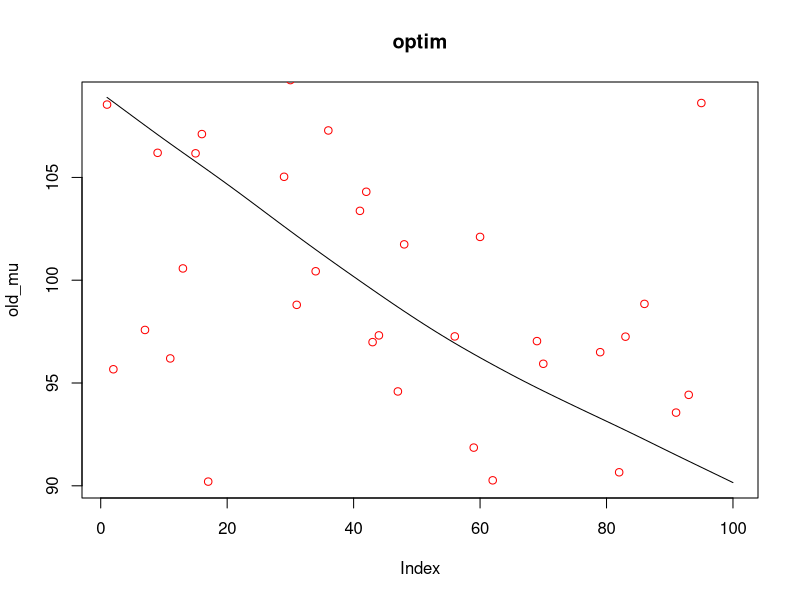

Recreate this plot in R.
## ---- chunk 1
knitr::opts_chunk$set(echo = TRUE)
## ---- chunk 2
if(!require(Deriv)){install.packages("Deriv")};library(Deriv)
if(!require(evd)){install.packages("evd")};library(evd)

# optim control
optim_controlList = list()
optim_controlList$maxit = 1e+3
## ---- chunk 3
#z_function
func_z <- function(dmatrix,mu,u,lam,rho)
{
  z = ifelse(abs(dmatrix %*% mu + u) > (lam/rho) ,
             (dmatrix %*% mu) + u - sign(u + (dmatrix %*% mu)) * (lam /rho), 0)
  return(z)
}
#u_function
func_u <- function(dmatrix,mu,z,u) 
{
  u <- u + (dmatrix %*% mu) - z
  return(u)
}
#dmatrix
mat_func = function(n) {
  m = matrix(0,n-2,n)   
  for (i in 1:(n-2)) {
    m[i,i] = 1
    m[i,i+1] = -2
    m[i,i+2] = 1
  }
  return(m)
}
## ---- chunk 4
gevreg = function(x, z)
{
  
  l2gev = function (tvec, dmatrix, rho, z_init, u_init)
  {
 
    loc.vec = tvec[1:n]
    # loglikelihood
    v1 = - sum(lgev(x, loc = loc.vec, scale = tvec[n+1], shape = tvec[n+2]))
    
    # lagrangian term
    v2 = (rho/2)*sum(((dmatrix %*% loc.vec) - z_init + u_init)^2)
    v = v1 + v2
    return(v)
  }
  
  lgev = function (x, loc = 0, scale = 1, shape = 0) 
  {
    if (min(scale) <= 0) 
      return( - 1e+6)
    if (length(shape) != 1) 
      stop("invalid shape")
    x <- (x - loc)/scale
    if (shape == 0) 
      d <- log(1/scale) - x - exp(-x)
    else {
      nn <- length(x)
      xx <- 1 + shape * x
      xxpos <- xx[xx > 0 | is.na(xx)]
      scale <- rep(scale, length.out = nn)[xx > 0 | is.na(xx)]
      d <- numeric(nn)
      d[xx > 0 | is.na(xx)] <- log(1/scale) - xxpos^(-1/shape) - 
        (1/shape + 1) * log(xxpos)
      d[xx <= 0 & !is.na(xx)] <- -(1e+6)
    }
    return(d)
  }
  
  return( optim(tvec, l2gev, dmatrix = dmatrix,
                rho=rho, z_init = z_init, u_init = u_init, method = "BFGS")$par )
}
## ---- chunk 5
#set value
n = 100
true_theta=c(30,0.1)
true_beta = rep(0,n)

y = sin(seq(0,2*pi,length = n))*10; mt = y +100  
x= rep(0,n); set.seed(1)
for (i in 1:n) {
  x[i] = rgev(1,loc =mt[i],scale=true_theta[1],shape=true_theta[2])
}
z = diag(n)

# init value
dmatrix = mat_func(n)
rho = 0.5;lam = 100
z_init = rep(0,n-2) ; u_init = rep(1,n-2)

start <- list()
start$scale <- sqrt(6 * var(x))/pi
start$loc <- mean(x) - 0.58 * start$scale 
tvec = c(true_beta,0,0)
tvec[1:n] = start$loc  
tvec[n+1] = start$scale 
## ---- chunk 6
#update
for (iter in 1:500) {
  # cat("*****iter:::", iter, "\n")
  
  #mu, sigma, k optim
  old_tvec = gevreg(x = x,z = z)
  old_mu = old_tvec[1:n]
  
    # z update in ADMM
  tmp_z = func_z(dmatrix = dmatrix, mu = old_mu, u = u_init,lam = lam, rho = rho)
  
  # u update in ADMM
  tmp_u = func_u(dmatrix = dmatrix , mu = old_mu, z = tmp_z, u = u_init)
  
  u_init = tmp_u ; z_init = tmp_z
  tvec = old_tvec
}

plot(old_mu, type = "l",main = "optim")
points(x,col="red")
